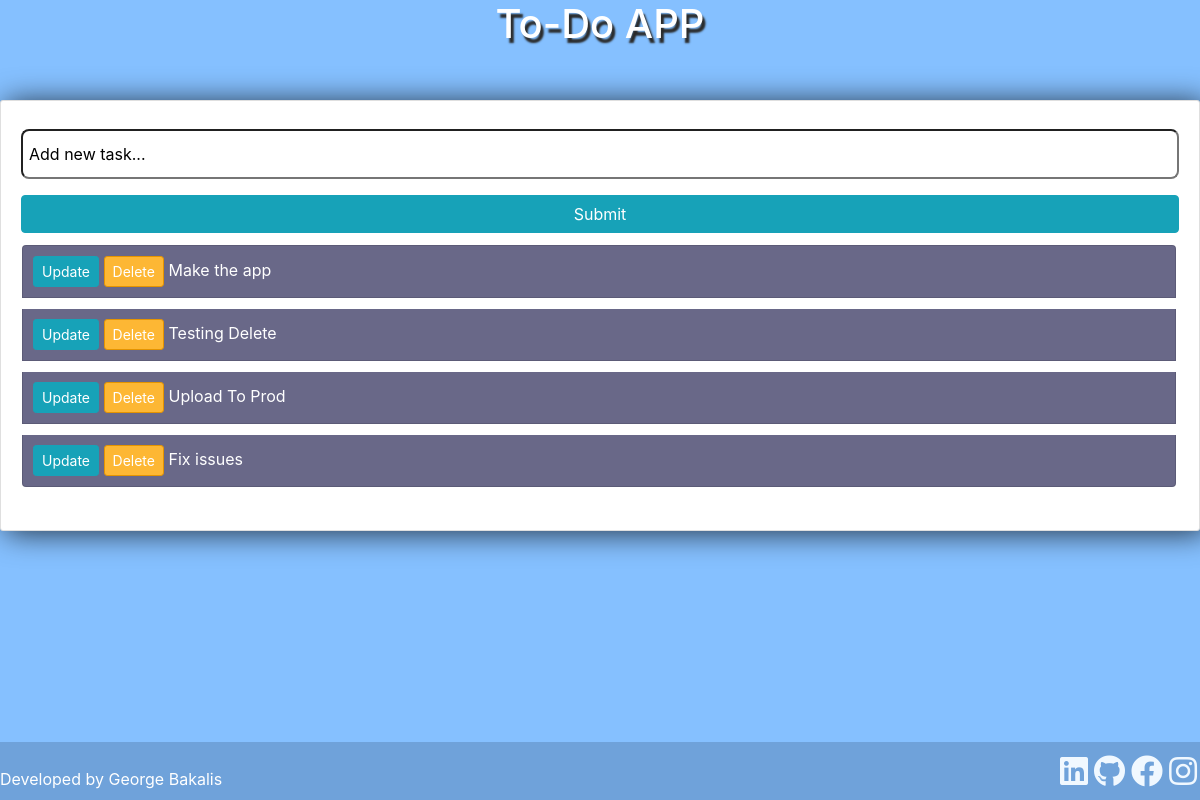
/, run on an earlier commit of the app's database.
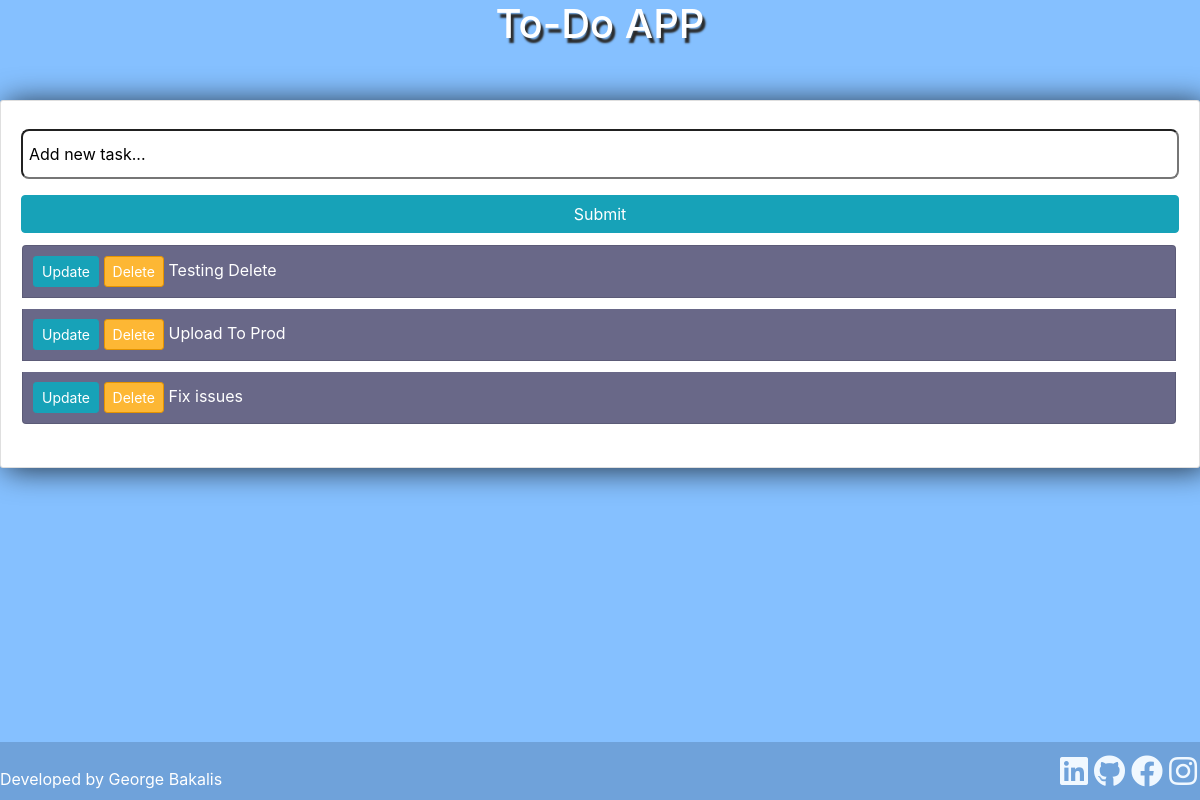
And on a later commit of the database.
### tasks/models.py (models this page shows)
class Task(models.Model):
	title = models.CharField(max_length=200)
	complete = models.BooleanField(default=False)
	created = models.DateTimeField(auto_now_add=True)
	def __str__(self):
		return self.title

### tasks/views.py (the view)
# urls.py: path('', views.index, name="list"),
def index(request):
	tasks = Task.objects.all()
	form = TaskForm()
	if request.method =='POST':
		form = TaskForm(request.POST)
		if form.is_valid():
			form.save()
		return redirect('/')
	context = {'tasks':tasks, 'form':form}
	return render(request, 'tasks/list.html', context)

### tasks/forms.py
class TaskForm(forms.ModelForm):
	title= forms.CharField(widget= forms.TextInput(attrs={'placeholder':'Add new task...'}))
	class Meta:
		model = Task
		fields = '__all__'

### tasks/templates/tasks/list.html (shortened to what this page needs)
<!doctype html>
<html lang="en">
  <head>
	<link rel="stylesheet" href="https://stackpath.bootstrapcdn.com/bootstrap/4.4.1/css/bootstrap.min.css">
	<link rel="stylesheet" href="https://use.fontawesome.com/releases/v5.14.0/css/all.css">
	<link rel="stylesheet" href="static/style.css">
  </head>
  <body>
   <center><h1 class="special-css">To-Do APP</h1></center>
   <br>
   <div class="card" >
		<form method="POST" action="/">
			{{form.title}}
			<input class="btn btn-info" type="submit" name="Create Task">
		</form>
		<div class="d-flex flex-column bd-highlight mb-3">
			<ul class="list-group">
				{% for task in tasks %}
				<li class="list-group-item" style="color: white;">
					<a class="btn btn-sm btn-info" href="{% url 'update_task' task.id %}">Update</a>
					<a class="btn btn-sm btn-danger" href="{% url 'delete' task.id %}">Delete</a>
					{% if task.complete == True %}
					<strike>{{task}}</strike>
					{% else %}
					<span>{{task}}</span>
					{% endif %}
				</li>
				{% endfor %}
			</ul>
		</div>
	</div>
	<footer class="footer">
		<span class="footer-span">Developed by George Bakalis</span>
		<a href="https://www.instagram.com/george_bakalis_/" target="_blank"><i class="fab fa-instagram fa-2x"></i></a>
		<a href="https://www.facebook.com/georgeb.backy/" target="_blank"><i class="fab fa-facebook fa-2x"></i></a>
		<a href="https://github.com/GeorgeBacky" target="_blank"><i class="fab fa-github fa-2x"></i></a>
		<a href="https://www.linkedin.com/in/giwrgos-bakalis01/" target="_blank"><i class="fab fa-linkedin fa-2x"></i></a>
	</footer>
  </body>
</html>

### tasks/static/style.css (style rules this page uses)
input { width: 100%; padding: 11px 6px; margin: 8px 0; display: flex; border-radius: 8px; }
body { background-color: #85c0ff; }
.card { margin: 20px auto; padding:20px; border-radius: 3px; background-color: #ffffff; box-shadow: 6px 2px 30px 0px rgba(0,0,0,0.75); display: flexbox; }
.list-group-item { padding: 10px; margin: 4px 3px 7px 1px;; background-color: #696888; }
.btn-danger { background-color: #fdb734; border-color: #e59400; }
input::placeholder { color: #000000; }
.special-css { color: #ffffff; background: #85c0ff; text-shadow: 3px 5px 2px #292929; }
.footer-span { float: left; padding-top: 25px; }
.fab, .far { font-weight: 400; padding: 3px; display: inline-block; float: right; margin: 10px 0px; margin-top: 10px; margin-right: 0px; margin-bottom: 10px; margin-left: 0px; color: aliceblue; }
.footer { position: fixed; left: 0; bottom: 0; width: 100%; background-color: #6fa2da; color: white; text-align: center; }

What changed in the data, as far as the page shows it:
removed Task: title "Make the app"
